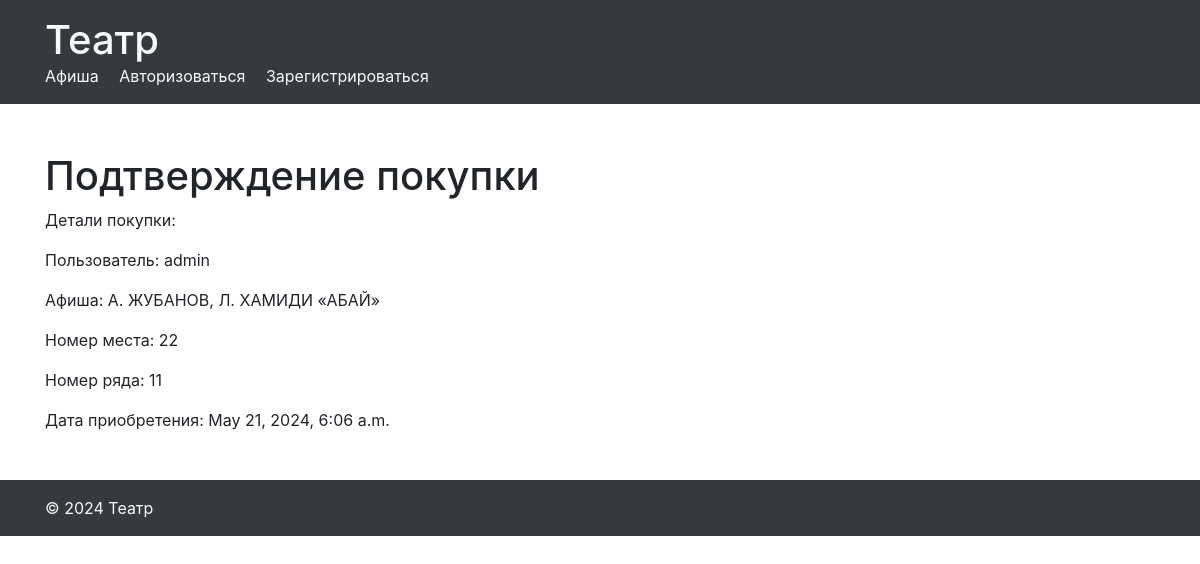
The app's page /confirm-purchase/6/ with its own data.
### playbills/models.py (models this page shows, shortened)
class Ticket(models.Model):
    user = models.ForeignKey(User, on_delete=models.CASCADE)
    playbill = models.ForeignKey(Playbill, on_delete=models.CASCADE)
    purchase_date = models.DateTimeField(auto_now_add=True)
    seat_number = models.CharField(max_length=10, null=True)
    row_number = models.IntegerField(null=True)
    is_confirmed = models.BooleanField(default=False)

class Playbill(models.Model):
    title = models.CharField(max_length=100)
    date = models.DateField()
    price = models.DecimalField(max_digits=10, decimal_places=2)
    image = models.ImageField(upload_to='playbill_images/', default='')

### playbills/views.py (the view)
# urls.py: path('confirm-purchase/<int:ticket_id>/', confirm_purchase, name='confirm_purchase'),
def confirm_purchase(request, ticket_id):
    ticket = Ticket.objects.get(id=ticket_id)
    return render(request, 'playbills/confirm_purchase.html', {'ticket': ticket})

### playbills/templates/playbills/confirm_purchase.html (shortened to what this page needs)
{% extends "base_generic.html" %}
{% load static %}
{% block content %}
<!DOCTYPE html>
<html lang="en">
<head>
</head>
<body>
    <h1>Подтверждение покупки</h1>
    <p>Детали покупки:</p>
    <p>Пользователь: {{ ticket.user.username }}</p>
    <p>Афиша: {{ ticket.playbill.title }}</p>
    <p>Номер места: {{ ticket.seat_number }}</p>
    <p>Номер ряда: {{ ticket.row_number }}</p>
    <p>Дата приобретения: {{ ticket.purchase_date }}</p>
</body>
</html>
{% endblock %}

### records on screen
Ticket: user.username "admin", playbill "А. ЖУБАНОВ, Л. ХАМИДИ «АБАЙ»", seat_number "22", row_number "11", purchase_date "May 21, 2024, 6:06 a.m."
